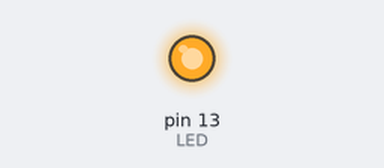
The sketch below on a simulated Arduino Uno, built with avr-gcc and run on an emulated ATmega328P. Shown: output pins drawn as LEDs (lit = HIGH).

Above: at 0.5 s.
At 3.5 s:
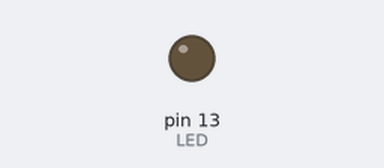
Timing chart, 0 to 7.8 s (numbered marks = the images above):
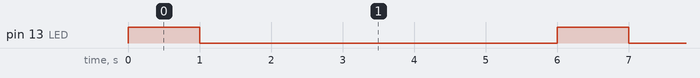

Measured:
- by itself, pin 13 (LED): alternates HIGH for 1.0 s and LOW for 5.0 s

The sketch:

Blinking_LED.ino
```cpp
// Example 01 : Blinking LED
const unsigned int LED = 13; // LED connected to digital pin 13
const unsigned int TIME_ON = 1000; // 1 seconds
const unsigned int TIME_OFF = 5000; // 5 seconds


void setup()
{
  pinMode(LED, OUTPUT); // sets the digital pin as output
}

void loop()
{
  digitalWrite(LED, HIGH);  // turns the LED on
  delay(TIME_ON);              // waits for some seconds
  digitalWrite(LED, LOW);   // turns the LED off
  delay(TIME_OFF);
}
```
